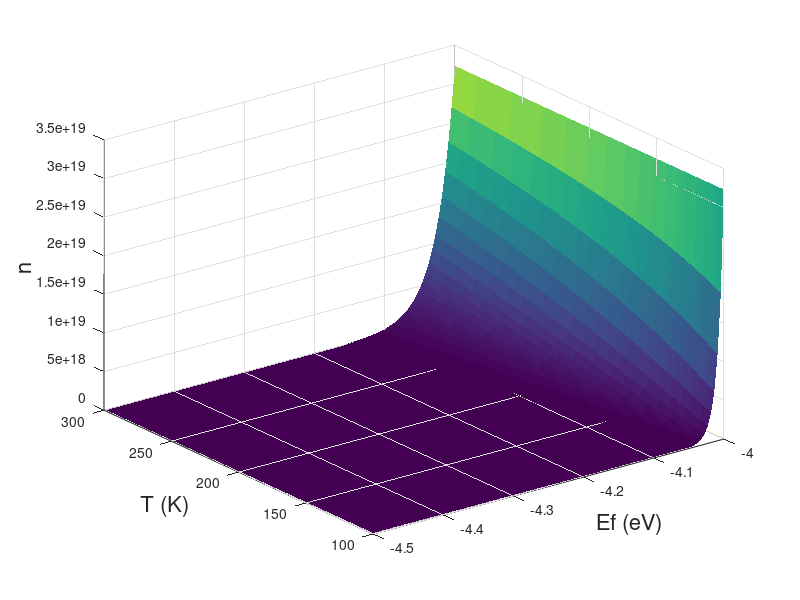
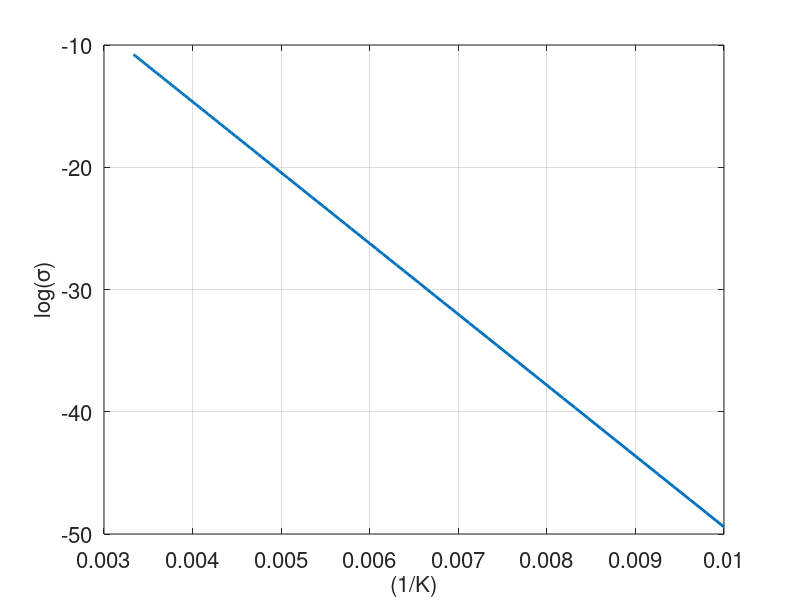

Write MATLAB code to recreate these figures, in order.
clear all;
clear all;

%-----------------------------
% Define variables
q = 1.6e-19; % Electron charge in coulombs
kB = 1.380e-23; % Boltzmann's constant
hbar = 1.054e-34; % Units J*s
m = 9.11e-31; % mass of electron in Kg
Nc = 3.23e19; % SI (1/cm^3)


%-----------------------------
%Solutions 1a)

Ec = -4.0; % eV Si
NT = 100; 
Nf = 110;
Ef = linspace(-4.5,-4.0,Nf); % eV, define zero at the midgap
T = linspace(100,300,NT); % Kelvin
n = zeros(NT,Nf);
for ii = 1:NT;
    n(ii,:)=Nc*exp(-1*(Ec-Ef)/(kB*T(ii)/q));
end

%-----------------------------
%Linear scale plot

figure;
surf(Ef,T,n);
zlabel('n','FontSize',16);
shading flat;
ylabel('T (K)', 'FontSize',16);
xlabel('Ef (eV)', 'FontSize', 16);

%-----------------------------
%Log scale plot

figure; 
surf(Ef, T, log(n/Nc)); %Alternate logplot
zlabel('log(n/Nc)','FontSize',16);
shading flat;
ylabel('T (K)', 'FontSize',16);
xlabel('Ef (eV)', 'FontSize', 16);

clear all;
close all;

% -------------------------------------------------------------------------
% Define variables
q = 1.6e-19;  % Electron charge coulombs
kB = 1.380e-23;  % Boltzmann's constant
hbar = 1.054e-34;  % Units J*s
m = 9.1e-31;      % Units Kg
Nc = 3.23e19;  % Si [1/cm^3]
Nv = 1.83e19;  % Si [1/cm^3]
vf = 1e6/1e2; % [cm/s], http://hyperphysics.phy-astr.gsu.edu/hbase/tables/fermi.html
li = 100e-9*1e2;  % [cm]
b0 = 5e3;  

% -------------------------------------------------------------------------
Ec = -4.0; % eV Si   
NT = 100;
Nf = 110;
Ef = -4.2;   % eV, n-type,
T = linspace(100,400,NT);  % Kelvin
n_metal = 6e23;  % Around one electron per atom [1/cm^3] for Cu, http://hyperphysics.phy-astr.gsu.edu/hbase/electric/ohmmic.html#c1
rho_metal = ((m*vf)/(n_metal*q^2))*(1/li + b0*T);
rho_si = ((m*vf)/(Nc*q^2))*(1/li + b0*T).*exp((Ec-Ef)./(kB*T/q));   % Convert m to cm

%plot(T,1./rho_metal,'b')
%plot(T,rho_metal,'b',T,rho_si,'r');
semilogy(T,rho_metal,'b',T,rho_si,'r');
legend('\rho_{e,metal}','\rho_{e,Si}');
xlabel('T (K)','FontSize',16);
ylabel('log(\rho)','FontSize',16);
grid on;

Troom = 300;  % Kelvin
rho_metal_300K = ((m*vf)/(n_metal*q^2))*(1/li + b0*Troom)  % 1c ans
rho_si_300K = ((m*vf)/(Nc*q^2))*(1/li + b0*Troom).*exp((Ec-Ef)./(kB*Troom/q))  % 1c ans

%break;



%-----------------------------------------------------------------------
% Solutions 2b

clear all;
close all;

%-----------------------------
% Define variables 
q = 1.6e-19; % e- charge
kB = 1.380e-23; %Boltzmann's constant
hbar = 1.054e-34; %Units J*s
m = 9.11e-31; %Units kg
Nc = 3.23e19; % Si 1/cm^3
Nv = 1.83e19; % Si 1/cm^3
T = 300; % Kelvin

%-----------------------------

Nc_variable = Nc*cat(2,linspace(0.1,1,10),linspace(1,10,10));
Nv_variable = Nv*cat(2,linspace(0.1,1,10),linspace(1,10,10));
Ec = -4.0*ones(1,max(size(Nc_variable))); % eV Si 
Ev = -5.0*ones(1,max(size(Nc_variable))); % eV
Ef = 0.5*(Ec+Ev)+0.5*kB*T*log(Nv_variable/Nc)/q;

h=plot(Nv_variable/Nc,Ec,Nv_variable/Nc,Ev,Nv_variable/Nc,Ef)
axis([min(Nv_variable/Nc) max(Nv_variable/Nc) -5.5 -3.5]);
legend('Ec','Ev','Ef')
set(h,'linewidth',2.0);
set(gca,'Fontsize',16);
xlabel('Nv/Nc','FontSize',16);
ylabel('(eV)','FontSize',16);
grid;

Ef_2c = (Ec(1)+Ev(1))/2 + 0.5*kB*T*log(1/100)/q   % Ans to part 2c

%break;

% =========================================================================
% Solutions 3b and 3c
clear all;
close all;

% -------------------------------------------------------------------------
% Define variables
q = 1.6e-19;  % Electron charge coulombs
kB = 1.380e-23;  % Boltzmann's constant
hbar = 1.054e-34;  % Units J*s
m = 9.1e-31;      % Units Kg
Nc = 3.23e19;  % Si [1/cm^3]
Nv = 1.83e19;  % Si [1/cm^3] 
T = 300;   % [K]

% -------------------------------------------------------------------------
% Solutions 3b
Ec = -4.0; % eV
Ev = -5.0; % eV
Eg = 0.5*(Ec-Ev);
NT = 100;
T = linspace(100,300,NT);  % Kelvin
mu_e = 1000;  % cm^2/(V*s)
sigma_e = Nc*exp(-1*Eg./(kB*T/q))*q*mu_e;


h=plot(1./T,log(sigma_e))
set(h,'linewidth',2.0);
set(gca,'Fontsize',16);
xlabel('(1/K)','FontSize',16);
ylabel('log(\sigma)','FontSize',16);
grid;

rho_e_300K = inv(Nc*exp(-1*Eg./(kB*300/q))*q*mu_e)   % Ans 3c


